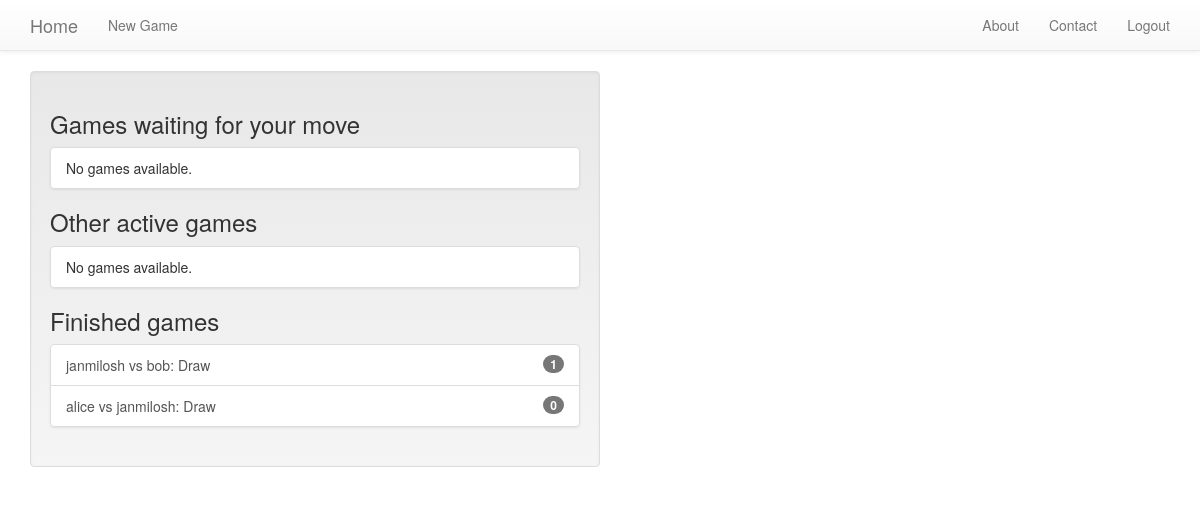
Page /user/home (signed in) on the committed database.
### tictactoe/models.py (models this page shows)
class Game(models.Model):
    first_player = models.ForeignKey(User, related_name="games_first_player")
    second_player = models.ForeignKey(User, related_name="games_second_player")
    next_to_move = models.ForeignKey(User, related_name="games_to_move")
    start_time = models.DateTimeField(auto_now_add=True)
    last_active = models.DateTimeField(auto_now=True)
    status = models.CharField(max_length=1, default='A',
                              choices=GAME_STATUS_CHOICES)
    objects = GamesManager()
    def __str__(self):
        return "{0} vs {1}".format(self.first_player, self.second_player)

### user_profile/views.py (the view)
@login_required
def home(request):
    my_games = Game.objects.games_for_user(request.user)
    active_games = my_games.filter(status="A")
    finished_games = my_games.exclude(status="A")
    waiting_games = active_games.filter(next_to_move=request.user)
    other_games = active_games.exclude(next_to_move=request.user)
    context = {'other_games': other_games,
                'waiting_games': waiting_games,
                'finished_games': finished_games}
    return render(request, 'user/home.html', context)

### tictactoe/models.py (called while the page is built)
    def games_for_user(self, user):
        return super(GamesManager, self).get_queryset().filter(
            Q(first_player_id=user.id)|Q(second_player_id=user.id))

### user_profile/templates/user/home.html (shortened to what this page needs)
{% extends "base.html" %}
{% block content %}
  <div class="well col-md-6">
    {% include "tictactoe/game_list_snippet.html" with header="Games waiting for your move" games_list=waiting_games%}
    {% include "tictactoe/game_list_snippet.html" with header="Other active games" games_list=other_games%}
    {% include "tictactoe/game_list_snippet.html" with header="Finished games" games_list=finished_games%}
  </div>
{% endblock content %}

### templates/base.html (shortened to what this page needs)
<!DOCTYPE html>
<html>
<head>
  <link rel="stylesheet" href="//netdna.bootstrapcdn.com/bootstrap/3.1.1/css/bootstrap.min.css">
  <link rel="stylesheet" href="//netdna.bootstrapcdn.com/bootstrap/3.1.1/css/bootstrap-theme.min.css">
</head>
<body>
<div class="navbar navbar-default navbar-static-top">
  <div class="container">
    <div class="navbar-header">
      <a class="navbar-brand" href="#">Home</a>
    </div>
    <ul class="nav navbar-nav">
      <li><a href="#">New Game</a></li>
    </ul>
    <ul class="nav navbar-nav navbar-right">
      <li><a href="#">About</a></li>
      <li><a href="#">Contact</a></li>
      {% if user.is_authenticated %}
        <li><a href="{% url 'boardgames_logout' %}">Logout</a></li>
      {% else %}
        <li><a href="{% url 'boardgames_login' %}">Login</a></li>
      {% endif %}
    </ul>
  </div>
</div>
<div class="container">
  {% block content %}
  {% endblock content %}
</div>
</body>
</html>

### tictactoe/templates/tictactoe/game_list_snippet.html
<h3 class="panel-header">{{ header }}</h3>
<div class="list-group">
  {% for game in games_list %}
    <a class="list-group-item" href="#">
      {{ game }}:
      {% if game.status == "A" %}
        {% if game.next_to_move == user %}Your turn{% else %}Waiting for opponent's move{% endif %}
      {% elif game.status == "D" %}
        Draw
      {% elif game.status == "F" and user == game.first_player %}
        You won!
      {% elif game.status == "S" and user == game.second_player %}
        You won!
      {% else %}
        You lost!
      {% endif %}
      <span class="badge">{{ game.move_set.count }}</span>
    </a>
  {% empty %}
    <span class="list-group-item">No games available.</span>
  {% endfor %}
</div>

### rows in the picture
Game: first_player+second_player "janmilosh vs bob", status "Draw", move_set.count "1"
Game: first_player+second_player "alice vs janmilosh", status "Draw", move_set.count "0"

### other values in the picture
{{ header }} "Games waiting for your move Other active games Finished games"
